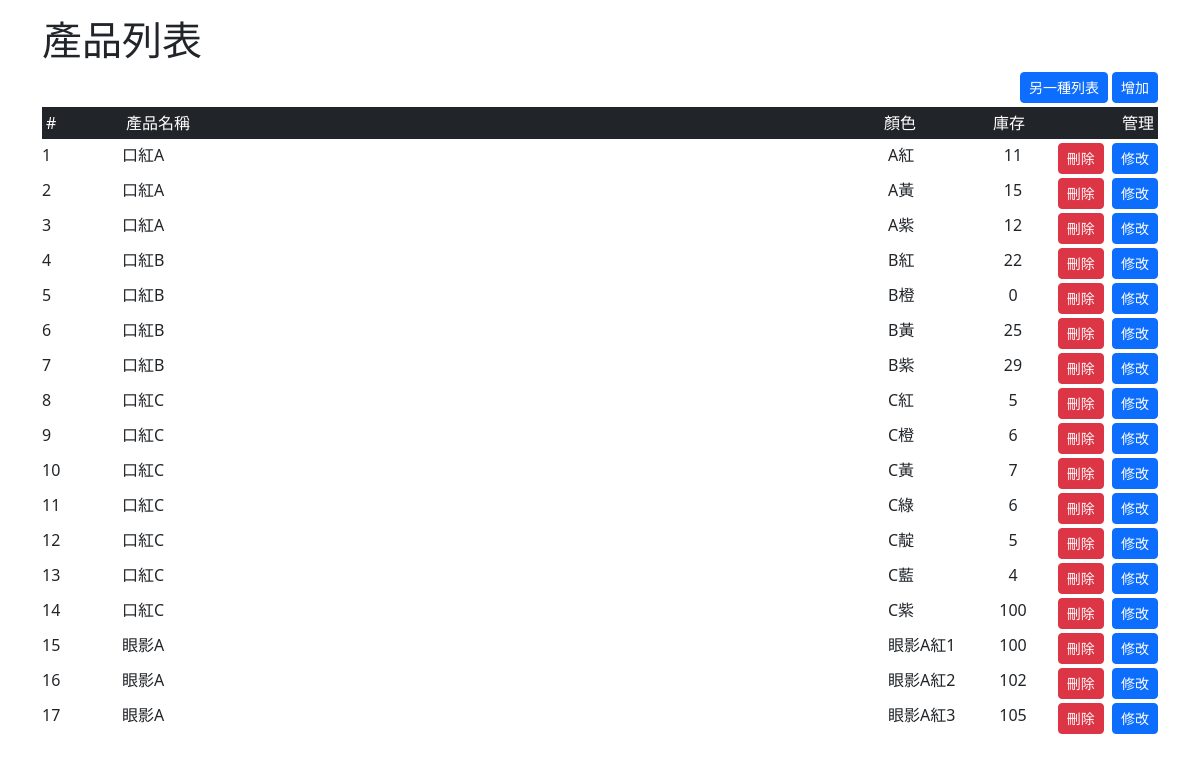
The app's page /index2.php with its own data.
### tables this page shows
CREATE TABLE `c_product` (
  `id` int(10) NOT NULL,
  `name` varchar(100) NOT NULL
);

CREATE TABLE `c_product_color` (
  `id` int(10) NOT NULL,
  `product_id` int(10) NOT NULL,
  `color` varchar(100) NOT NULL,
  `stock` int(10) NOT NULL DEFAULT 0,
  `vaild` tinyint(1) NOT NULL DEFAULT 1
);

### index2.php (the view, shortened to what this page needs)
<?php
require_once("./connect.php");
try {
  $sql = "
    SELECT
      p.*,
      pc.color,
      pc.stock
    FROM
      c_product p
    JOIN
      c_product_color pc
    ON
      p.id = pc.product_id;
  ";
  $stmt = $pdo->prepare($sql);
  $stmt->execute();
  $products = $stmt->fetchAll(PDO::FETCH_ASSOC);
} catch (PDOException $e) {
  echo "資料庫連接失敗: " . $e->getMessage();
  exit;
}
?>
<!DOCTYPE html>
<html lang="en">
<head>
  <link rel="stylesheet" href="https://cdn.jsdelivr.net/npm/bootstrap@5.3.3/dist/css/bootstrap.min.css">
</head>
<body>
  <div class="container mt-3">
    <h1>產品列表</h1>
    <div class="d-flex">
      <a href="./" class="btn btn-primary btn-sm ms-auto">另一種列表</a>
      <a href="./add.html" class="btn btn-primary btn-sm ms-1">增加</a>
    </div>
    <div class="unit d-flex text-bg-dark p-1 my-1">
      <div class="num">#</div>
      <div class="title flex1">產品名稱</div>
      <div class="color">顏色</div>
      <div class="stock text-center">庫存</div>
      <div class="ctrl text-end">管理</div>
    </div>
    <?php foreach ($products as $index => $product): ?>
    <div class="unit d-flex mb-1">
      <div class="num"><?=$index+1?></div>
      <div class="title flex1"><?=$product["name"]?></div>
      <div class="color"><?=$product['color']?></div>
      <div class="stock text-center"><?=$product['stock']?></div>
      <div class="ctrl text-end">
        <a href="doDelete.php?id=<?=$product["id"]?>" class="btn btn-danger btn-sm me-1">刪除</a>
        <a href="update.php?id=<?=$product["id"]?>" class="btn btn-primary btn-sm">修改</a>
      </div>
    </div>
    <?php endforeach; ?>
  </div>
</body>
</html>

### index2.php (style rules this page uses)
.flex1 { flex: 1; }

### records on screen
c_product: name "口紅A", c_product_color.color "A紅", c_product_color.stock "11", c_product_color.color "A黃", c_product_color.stock "15", c_product_color.color "A紫", c_product_color.stock "12"
c_product: name "口紅B", c_product_color.color "B紅", c_product_color.stock "22", c_product_color.color "B橙", c_product_color.stock "0", c_product_color.color "B黃", c_product_color.stock "25", c_product_color.color "B紫", c_product_color.stock "29"
c_product: name "口紅C", c_product_color.color "C紅", c_product_color.stock "5", c_product_color.color "C橙", c_product_color.stock "6", c_product_color.color "C黃", c_product_color.stock "7", c_product_color.color "C綠", c_product_color.color "C靛", c_product_color.color "C藍", c_product_color.stock "4", c_product_color.color "C紫", c_product_color.stock "100"
c_product: name "眼影A", c_product_color.color "眼影A紅1", c_product_color.stock "100", c_product_color.color "眼影A紅2", c_product_color.stock "102", c_product_color.color "眼影A紅3", c_product_color.stock "105"
